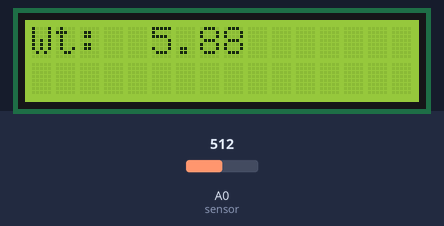
A sketch run on a simulated ESP8266 (NodeMCU). Shown: 16×2 character LCD. The inputs (shaded band) are chosen by the test bench; at power-on: A0 (sensor) = 512. What the sketch prints to the serial monitor is not drawn.

Above: at 1.6 s.
1.7 s: A0 (sensor) set to 716
At 2.8 s:
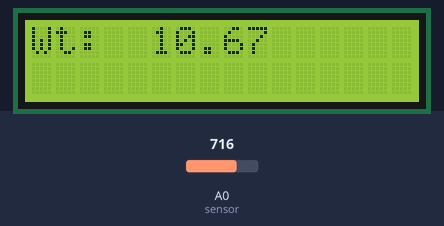
4.5 s: A0 (sensor) set to 900
At 5.8 s:
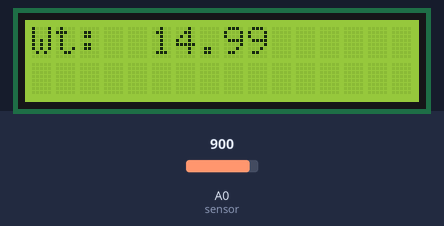
7.5 s: A0 (sensor) set to 1023
At 8.5 s:
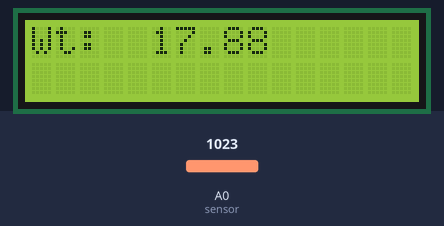
Timing chart, 0 to 10.5 s (numbered marks = the images above; inputs shaded):
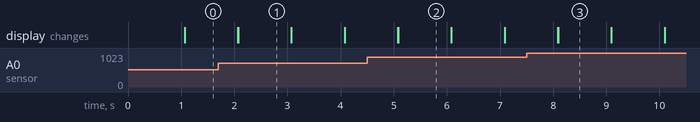

The sketch:

exterminators-load.ino
```cpp
#include <LiquidCrystal.h>

LiquidCrystal lcd(D0,D1,D2,D3,D4,D5);
int sensor=A0;
int zerowt=262;

void setup() {
  Serial.begin(9600);
  lcd.begin(16,2);
  lcd.setCursor(0,0);
  lcd.print("Wt: ");
}

void loop() {
  int m=analogRead(sensor);
  m=m-zerowt;
  float wt=(0.0235)*m;
  Serial.print("Value: ");
  Serial.println(wt);
  lcd.setCursor(5,0);
  lcd.print(wt);
  delay(1000);
  for(int i=5;i<16;i++) {
    lcd.setCursor(i,0);
    lcd.print(" ");
  }
}
```

Measured:
- after the input at 1.7 s, the display: first differs from a run without the input after 0.37 s (image 1)
- after the input at 4.5 s, the display: first differs from a run without the input after 0.58 s (image 2)
- after the input at 7.5 s, the display: first differs from a run without the input after 0.59 s (image 3)
- what the display in image 1 shows lasts 1.0 s, from 2.1 s to 3.1 s
